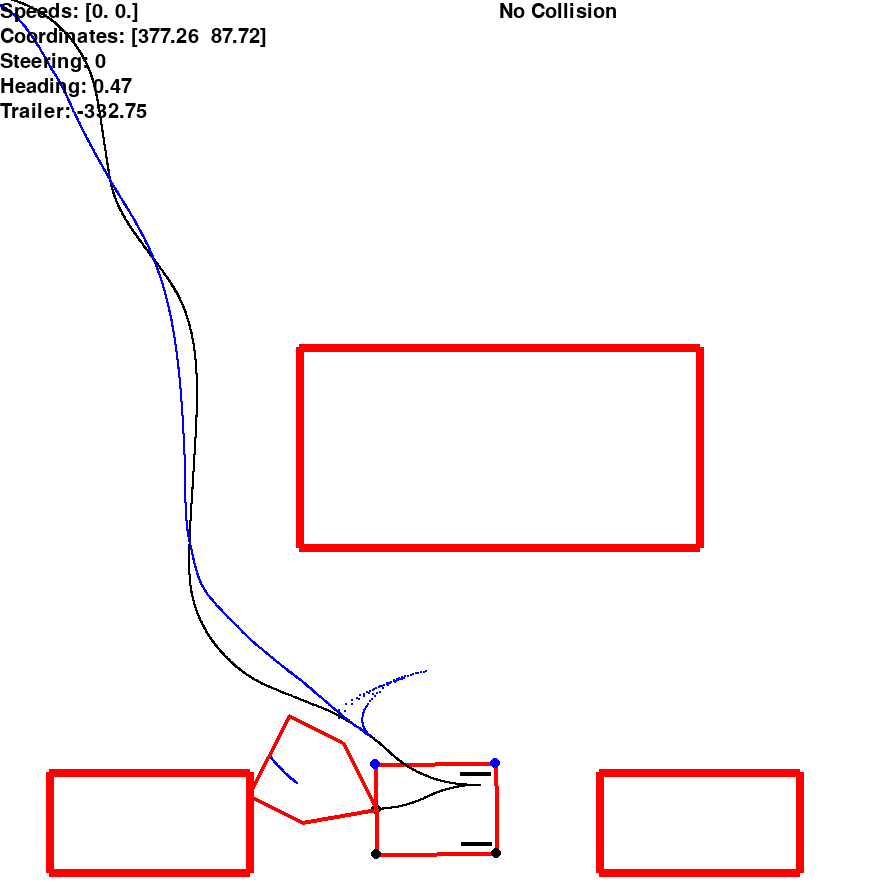

This chart was generated by the following Python code:
from astar import AStarPlanner
from bfs import BreadthFirstSearchPlanner
from matplotlib import pyplot as plt
from mouse import mouse_trajectory
from collision import intersects
import time
from typing import List, Tuple
from copy import copy
import numpy as np
import pygame
from math import sin, cos, tan, atan2, pi, sqrt
import cv2
WIDTH = 900
HEIGHT = 900

def euclidian(p1, p2):
    return ((p1[0]-p2[0])**2+(p1[1]-p2[1])**2)**0.5

def max_speed(speed):
    if speed > 1:
        return 1
    else:
        return speed
    
def max_turn(speed):
    thresh = 0.1
    if abs(speed) > thresh:
        return thresh
    else:
        return abs(speed)


def rot_points(mat, degrees: float):
    degrees = degrees * pi/180
    rot_mat = np.array([[cos(degrees), sin(degrees)],[-sin(degrees), cos(degrees)]])

    return mat @ rot_mat

def convert_to_display(mat):
    mat[:,1] = HEIGHT - mat[:,1]
    return mat

class Robot:
    x_coord: int
    y_coord: int
    vel_r: int
    vel_l: int
    width: int = 120
    height: int = 90
    angle = 0
    points = []
    dt = 0 


    def __init__(self, x, y, theta) -> None:
        self.x_coord = x
        self.y_coord = y
        self.angle = theta
        self.phi = 0
        self.vel_l = 0
        self.vel_r = 0
        self.vel_lt = 0
        self.vel_rt = 0
        self.max_turn = 45
        self.rad = self.width / tan(self.max_turn * pi/180)
        # self.theta = self.angle
        self.theta = -10
        # self.chassis = self.robot_points()
    
    def get_robot_points(self):
        points = []
        
        # index 0 - 4
        points.append([self.width+0,0])
        points.append([self.width, self.height/2])
        points.append([0, self.height/2])
        points.append([0, -self.height/2])
        points.append([self.width, -self.height/2])
        

        # right side
        points.append([0, self.height/2]) # index 5
        points.append([self.width, self.height/2]) # index 6
        # left wheel
        points.append([0, -self.height/2]) # index 7
        points.append([self.width, -self.height/2]) # index 8

        # front wheels
        # index 9 - 12
        points.append(rot_points([-15,0], -self.phi) + np.array([self.width-20,self.height/2-10]))
        points.append(rot_points([15,0], -self.phi) + np.array([self.width-20,self.height/2-10]))
        points.append(rot_points([-15,0], -self.phi) + np.array([self.width-20,-self.height/2+10]))
        points.append(rot_points([15,0], -self.phi) + np.array([self.width-20,-self.height/2+10]))

        # normal line
        # index 13 - 14
        points.append(rot_points([0,141], -self.phi) + np.array([self.width,0]))
        points.append(np.array([self.width,0]))

        points.append([0, self.rad]) # index 15
        points.append([0, -self.rad]) # index 16

        # trailer points
        # index 17 - 21
        points.append(rot_points([0,0], self.theta))
        points.append(rot_points([-self.width/2, self.height/2], self.theta-self.angle))
        points.append(rot_points([-self.width, self.height/2], self.theta-self.angle))
        points.append(rot_points([-self.width, -self.height/2], self.theta-self.angle))
        points.append(rot_points([-self.width/2, -self.height/2], self.theta-self.angle))



        points = rot_points(points, self.angle) + np.array([self.x_coord, self.y_coord])
        points = convert_to_display(points)
        
        return points
        
    



    def move(self, speed: float, phi: float = 0) -> None:
        self.phi = phi

        p = abs(self.phi * pi/180)
        w = self.height
        h = self.width
        vel_l = speed
        vel_r = vel_l * ((2*h - w*tan(p))/(2*h + w*tan(p)))

        if phi > 0:
            self.vel_r = vel_r
            self.vel_l = vel_l
        else:
            self.vel_l = vel_r
            self.vel_r = vel_l

        if self.angle - self.theta > 180:
            t = abs((360 + self.angle - self.theta)) * pi/180 + 180
        else:
            t = abs((-self.angle + self.theta) * pi/180)
        
        vel_r = vel_l * ((2*h - w*tan(t))/(2*h + w*tan(t)))
        c = -self.angle + self.theta
        
        if c > 0:
            self.vel_rt = vel_r
            self.vel_lt = vel_l
        else:
            if c > -180:
                self.vel_lt = vel_r
                self.vel_rt = vel_l
            else:
                self.vel_lt = vel_l
                self.vel_rt = vel_r
        
    
    def turn(self, speed:float, gain: float, diff_heading: float) -> None:
        angle_thresh = self.max_turn
        # +ve is RIGHT
        # -ve is LEFT
        if diff_heading > 0:
            if diff_heading > 180:
                # turn right
                if gain*diff_heading > angle_thresh: self.move(speed, angle_thresh)
                else: self.move(speed, gain*diff_heading)
            else:
                # turn left
                if gain*diff_heading > angle_thresh: self.move(speed, -angle_thresh)
                else: self.move(speed, -gain*diff_heading)
        else:
            if diff_heading > -180:
                # turn right
                if gain*diff_heading < -angle_thresh: self.move(speed, angle_thresh)
                else: self.move(speed, -gain*diff_heading)
            else:
                # turn left
                if gain*diff_heading < -angle_thresh: self.move(speed, -angle_thresh)
                else: self.move(speed, gain*diff_heading)        
    
    def get_position(self) -> Tuple[float, float]:
        return self.x_coord, self.y_coord
    
    def get_speed(self) -> Tuple[float, float]:
        return self.vel_l, self.vel_r

    def set_position(self, pos: Tuple[float, float]) -> None:
        self.x_coord = pos[0]
        self.y_coord = pos[1]

        

class Controller:

    def __init__(self, robot: Robot) -> None:
        self.robot = robot
        self.prev_theta = 0
        self.ang = []

    def step(self):
        # theta = pi - self.robot.angle * pi/180
        
        theta = self.robot.angle * pi/180
        self.robot.x_coord += ((self.robot.vel_l+self.robot.vel_r)/2)*cos(theta) * self.robot.dt
        self.robot.y_coord += ((self.robot.vel_l+self.robot.vel_r)/2)*sin(theta) * self.robot.dt
        self.robot.angle += atan2((self.robot.vel_r - self.robot.vel_l),self.robot.height)*180/pi * self.robot.dt

        self.robot.angle = self.robot.angle % 360

        self.robot.theta += atan2((self.robot.vel_rt - self.robot.vel_lt),self.robot.height)*180/pi * self.robot.dt
        self.robot.theta = self.robot.theta % 360

        # print(self.robot.angle-self.robot.theta)

    def check_success(self, goal: Tuple[float, float]) -> bool:
        return np.allclose(self.robot.get_position(), goal, atol=5.5)
    

class World:    
    obs = np.array([[200,100],
                    [-200,100],
                    [-200,-100],
                    [200,-100],
                    [200,100]])
    vehicle1 = np.array([[100,50],
                    [-100,50],
                    [-100,-50],
                    [100,-50],
                    [100,50]])
    vehicle2 = np.array([[100,50],
                    [-100,50],
                    [-100,-50],
                    [100,-50],
                    [100,50]])

    def __init__(self, width: int, height: int) -> None:
        self.width = width
        self.height = height
        self.obs += convert_to_display(np.array([[500,450]]))
        self.vehicle1 += convert_to_display(np.array([[700,75]]))
        self.vehicle2 += convert_to_display(np.array([[150,75]]))
        self.obstacles = [self.obs, self.vehicle1, self.vehicle2]
        
        
class Planner:    
    def __init__(self, robot: Robot, world: World) -> None:
        self.robot = robot
        self.world = world
        self.trajectory = [[self.robot.x_coord, self.robot.y_coord],
                            [100,200],
                            [350,400],
                            [700,300],
                            [700,100],
                            [700, 400]]

    def get_trajectory(self):
        return self.trajectory

    def get_heading(self, dx, dy) -> float:
        heading = atan2(dy,dx) * 180/pi
        # print("head: ", heading)
        if heading < 0:
            return 360 + heading
        else:
            return heading

    # if robot waypoint is in collision skip that waypoint
    def is_collision(self) -> bool:
        # get robot segments
        points = self.robot.get_robot_points()

        seg1 = (points[0], points[1])
        seg2 = (points[1], points[2])
        seg3 = (points[2], points[3])
        seg4 = (points[3], points[4])
        seg5 = (points[4], points[0])
        
        # check if any collide
        for obs in self.world.obstacles:
            for i in range(len(obs)):
                if i==len(obs)-1:
                    o = (obs[i], obs[0])
                else:
                    o = (obs[i], obs[i+1])
                if intersects(o, seg1) or intersects(o, seg2) or intersects(o, seg3) or \
                        intersects(o, seg4) or intersects(o, seg5):
                    return True
    
    def get_map(self, grid):
        h = int(HEIGHT/3)
        w = int(WIDTH/3)
        grid_map = np.zeros((h, w))
        counter = 1
        for i in range(h):
            for j in range(w):
                # print("Iter: ", counter,"sum: ", np.sum(grid[:,i,j]))
                counter += 1
                if np.sum(grid[:,i,j]) > 255:
                    grid_map[j][i] = 1
        return grid_map



class Visualizer:
    BLACK: Tuple[int, int, int] = (0, 0, 0)
    RED: Tuple[int, int, int] = (255, 0, 0)
    WHITE: Tuple[int, int, int] = (255, 255, 255)
    BLUE: Tuple[int, int, int] = (0, 0, 255)
    GREEN: Tuple[int, int, int] = (0, 255, 0)

    def __init__(self, robot: Robot, world: World, planner: Planner) -> None:
        pygame.init()
        pygame.font.init()
        self.robot = robot
        self.world = world
        self.planner = planner
        self.screen = pygame.display.set_mode((world.width, world.height))
        pygame.display.set_caption('Farmland')
        self.font = pygame.font.SysFont('freesansbolf.tff', 30)
        self.robot_path = []
        self.trailer_path = []
    
    def display_robot(self):
        robot_points = self.robot.get_robot_points()
        pygame.draw.circle(self.screen, self.BLACK, (self.robot.x_coord, HEIGHT-self.robot.y_coord),5)
        # pygame.draw.circle(self.screen, self.BLACK, (self.robot.x_coord, HEIGHT-self.robot.y_coord),40,2)
        for i in range(5):
            if i == 4:
                pygame.draw.line(self.screen, self.RED, robot_points[i], robot_points[0], 4)
            else:
                pygame.draw.line(self.screen, self.RED, robot_points[i], robot_points[i+1], 4)
        
        # left wheel
        pygame.draw.circle(self.screen, self.BLUE, robot_points[5], 5)
        pygame.draw.circle(self.screen, self.BLUE, robot_points[6], 5)
        # right wheel
        pygame.draw.circle(self.screen, self.BLACK, robot_points[7], 5)
        pygame.draw.circle(self.screen, self.BLACK, robot_points[8], 5)

        # front wheel
        pygame.draw.line(self.screen, self.BLACK, robot_points[9], robot_points[10], 4)
        pygame.draw.line(self.screen, self.BLACK, robot_points[11], robot_points[12], 4)

        # normal line
        # pygame.draw.line(self.screen, self.BLUE, robot_points[11], robot_points[12], 2)

        self.robot_path.append([self.robot.x_coord, self.robot.y_coord])
        x = robot_points[20][0]+robot_points[19][0]
        y = robot_points[20][1]+robot_points[19][1]
        self.trailer_path.append([x/2, y/2])
        
        robot_path = convert_to_display(np.array(self.robot_path))
        trailer_path = convert_to_display(np.array(self.trailer_path))

        for r in robot_path:
            pygame.draw.circle(self.screen, self.BLACK, r, 1)
        
        for t in self.trailer_path:
            pygame.draw.circle(self.screen, self.BLUE, t, 1)
        
        p1 = robot_points[-2]
        p2 = robot_points[-1]

        # pygame.draw.line(self.screen, self.GREEN, p1, (self.robot.x_coord, 900-self.robot.y_coord), 4)
        # pygame.draw.line(self.screen, self.GREEN, p2, (self.robot.x_coord, 900-self.robot.y_coord), 4)
        
        for i in range(17,len(robot_points)):
            if i == 21:
                pygame.draw.line(self.screen, self.RED, robot_points[i], robot_points[17], 4)
            else:
                pygame.draw.line(self.screen, self.RED, robot_points[i], robot_points[i+1], 4)

        coor = 'Coordinates: ' + str(np.round(self.robot.get_position(),2))
        speeds = 'Speeds: ' + str(np.round(self.robot.get_speed(),2))
        angle = 'Steering: ' + str(np.round(self.robot.phi,2))
        self_angle = 'Heading: ' + str(np.round(self.robot.angle,2))
        self_theta = 'Trailer: ' + str(np.round(self.robot.angle-self.robot.theta,2))
        text = self.font.render(coor, True, self.BLACK)
        self.screen.blit(text, (1, 30))
        text1 = self.font.render(speeds, True, self.BLACK)
        self.screen.blit(text1, (1, 5))
        text2 = self.font.render(angle, True, self.BLACK)
        self.screen.blit(text2, (1, 55))
        text3 = self.font.render(self_angle, True, self.BLACK)
        self.screen.blit(text3, (1, 80))
        text4 = self.font.render(self_theta, True, self.BLACK)
        self.screen.blit(text4, (1, 105))


    def display_world(self, counter=0):
        # pygame.draw.circle(self.screen, self.BLACK, (self.world.width/2, self.world.height/2),5)
        for i in range(len(self.world.obs)-1):
            pygame.draw.line(self.screen, self.RED, self.world.obs[i], self.world.obs[i+1], 8)
        rect1 = (self.world.obs[2][0]-105, self.world.obs[2][1]-85, 570, 370)
        


        for i in range(len(self.world.vehicle1)-1):
            pygame.draw.line(self.screen, self.RED, self.world.vehicle1[i], self.world.vehicle1[i+1], 8)
        rect2 = (self.world.vehicle1[2][0]-55, self.world.vehicle1[2][1]-55, 310, 210)
        
        
        for i in range(len(self.world.vehicle2)-1):
            pygame.draw.line(self.screen, self.RED, self.world.vehicle2[i], self.world.vehicle2[i+1], 8)
        rect3 = (self.world.vehicle2[2][0]-75, self.world.vehicle2[2][1]-85, 350, 250)
        
        traj = convert_to_display(np.array(self.planner.get_trajectory()))

        if counter==-1:
            pygame.draw.rect(self.screen, self.BLACK, rect1, width=2, border_radius=40)
            pygame.draw.rect(self.screen, self.BLACK, rect2, width=2, border_radius=40)
            pygame.draw.rect(self.screen, self.BLACK, rect3, width=2, border_radius=40)
        # else:
        #     pygame.draw.circle(self.screen, self.GREEN, traj[-1], 20, 2)
        #     pygame.draw.circle(self.screen, self.BLACK, traj[-1], 5)

        # pygame.draw.circle(self.screen, self.BLACK, traj[0], 5)
        
        # for i in range(counter-1):
        #     pygame.draw.line(self.screen, self.BLUE, traj[i], traj[i+1])
        
        # for i in range(len(traj)):
        #     pygame.draw.circle(self.screen, self.BLUE, traj[i], 3)
        
        


    def get_world_map(self):
        self.screen.fill(self.WHITE)
        self.display_world(-1)
        pygame.display.flip()
        map = np.array(pygame.surfarray.array2d(self.screen))
        map = np.swapaxes(map, 0, 1)
        return map.astype(np.uint8)


    def update_display(self, is_colliding, counter) -> bool:

        self.screen.fill(self.WHITE)

        self.display_world(counter)

        self.display_robot()

        for event in pygame.event.get():
            # Keypress
            if event.type == pygame.KEYDOWN:
                if event.key == pygame.K_ESCAPE: # if escape is pressed, quit the program
                    return False
        
        if is_colliding:
            collide = self.font.render("Collision", True, self.BLACK)
        else:
            collide = self.font.render("No Collision", True, self.BLACK)
        self.screen.blit(collide, (500, 5))
        
        pygame.display.flip()

        return True

    def cleanup(self) -> None:
        pygame.quit()


class Runner:
    def __init__(self, robot: Robot, controller: Controller, world: World, planner: Planner, vis: Visualizer) -> None:
        self.robot = robot
        self.controller = controller
        self.world = world
        self.planner = planner
        self.vis = vis      
        

    def run(self):
        running = True
        counter = 0
        last_counter = True
        lasttime = pygame.time.get_ticks() 
        success = False    
        is_colliding = False 
        goal = self.planner.get_trajectory()
        counter_loop = 0
        gain = 2.5
        point1 = False
        point2 = False

        while running:

            self.controller.step()

            if counter < len(goal):
                success = self.controller.check_success(goal[counter])
                goal_check = False
                # print("Counter: ", counter)
            else:
                success = True
                goal_check = True
                
                diff_heading = self.robot.angle
                if abs(diff_heading) > 0.5 and not point1:
                    # print("Final goal reached\r")
                    self.robot.turn(0.1, 1, self.robot.max_turn)
                    # point1 = False
                else:
                    self.robot.move(0,0)
                    point1 = True
                
                    if not is_colliding and not point2:
                        self.robot.move(0.1,0)
                    else:
                        point2 = True
                        if point1 and self.robot.y_coord > 100:
                            self.robot.turn(-0.1, 1, -self.robot.max_turn)
                        else:
                            if self.robot.angle > 0.5:
                                self.robot.turn(-0.1, 1, self.robot.max_turn)
                            else:
                                if is_colliding:
                                    self.robot.move(-1,0)
                                else:
                                    self.robot.move(0,0)

           
                
            if not goal_check:
                dy = goal[counter][1] - self.robot.y_coord
                dx = goal[counter][0] - self.robot.x_coord
                counter_loop += 1
                # print(counter_loop)


            heading = np.round(self.planner.get_heading(dx,dy),0)
            diff_heading = heading - self.robot.angle
            # print(diff_heading)

            if abs(diff_heading) > 0.5 and not goal_check:
                # print(counter)
                if counter < len(goal)-1:
                    points = self.robot.get_robot_points()
                    p1 = points[-2]
                    p2 = points[-1]
                    p3 = [goal[counter+1][0], 900-goal[counter+1][1]]
                    buffer = self.robot.rad+5
                    if (euclidian(p1, p3)<buffer or euclidian(p2, p3)<buffer) and counter!=1:
                        # print("Rad")
                        counter += 1
                        # print(counter)
                self.robot.turn(0.1, gain, diff_heading)
            
            elif not goal_check:
                # print("Move towards goal")
                speed = 0.1
                self.robot.move(speed, 0)
            
            if success and not goal_check:
                # do stuff for new goal
                # stop robot
                # if not goal_check:
                self.robot.move(0,0)
                # print("WAYPOINT")
                counter += 1
                gain = 2.5
                counter_loop = 0
                # else:
                #     self.robot.move(0,0)
                # print("Waypoint reached")
            else:
                if self.planner.is_collision():
                    is_colliding = True
                else:
                    is_colliding = False


            # dt            
            self.robot.dt = (pygame.time.get_ticks() - lasttime)
            lasttime = pygame.time.get_ticks()

            running = self.vis.update_display(is_colliding, counter)
            
            time.sleep(0.001)
        

def main():
    height = HEIGHT
    width = WIDTH


    robot = Robot(0,900,-10)
    controller = Controller(robot)
    world = World(width, height)
    planner = Planner(robot, world)
    vis = Visualizer(robot, world, planner)

    world_map = vis.get_world_map()
    image = cv2.resize(255 - world_map, (300,300), interpolation=cv2.INTER_AREA)
    

    obs_idx = np.argwhere(image == 255)
    ox = np.array(obs_idx[:,0])
    oy = np.array(obs_idx[:,0])

    path_planner = AStarPlanner(ox, oy, image)
    # path_planner = BreadthFirstSearchPlanner(ox, oy, image)

    trajectory = mouse_trajectory(world.obstacles, width, height)
    # gx = trajectory[-1][1]//3
    # gy = trajectory[-1][0]//3
    gy = 390//3
    gx = 760//3
    rx, ry = path_planner.planning(0,0, gx, gy)

    for i in range(len(rx)-1):
        image[rx[i]][ry[i]] = 127

    # cv2.imshow("map", image)
    # cv2.waitKey()
    # cv2.destroyAllWindows()

    traj = np.flip(np.vstack((ry*3,rx*3)).T, axis=0)
    trajectory = traj[1::1]
    print(trajectory[-1])
    trajectory = np.vstack((trajectory, traj[-1]))
    planner.trajectory = convert_to_display(np.array(trajectory))

    runner = Runner(robot, controller, world, planner, vis)

    try:
        runner.run()
        pass
    except AssertionError as e:
        print(f'ERROR: {e}, Aborting.')
    except KeyboardInterrupt:
        pass
    finally:
        vis.cleanup()


if __name__ == '__main__':
    main()
